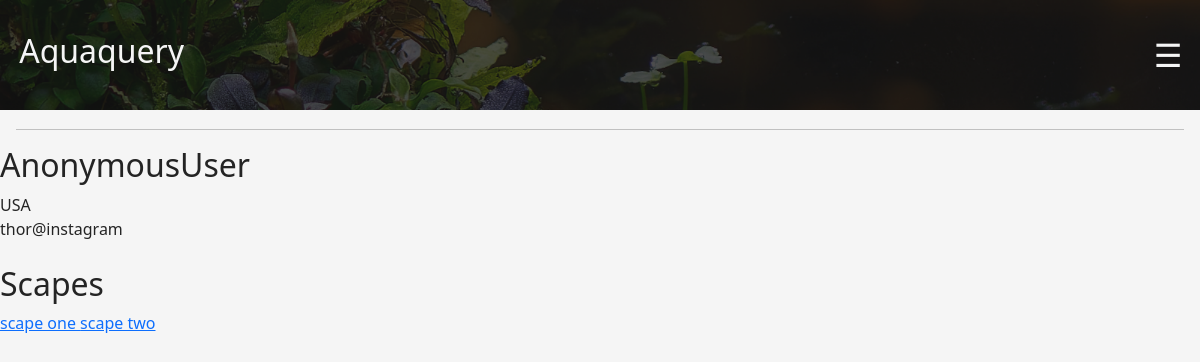
Page /catalog/user/1 on the earlier database version.
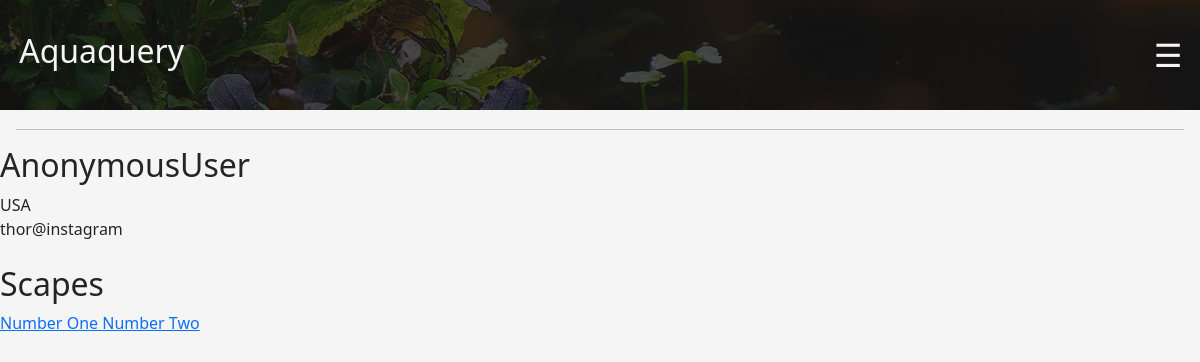
Same page on the later database version.
### catalog/models.py (models this page shows, shortened)
class Scape(models.Model):
    scape_name = models.CharField(max_length=100)
    owner = models.ForeignKey(Profile, on_delete=models.CASCADE, related_name = "owner_name")
    size = models.ForeignKey(TankSize, on_delete=models.CASCADE)
    volume = models.ForeignKey(TankVolume, on_delete=models.CASCADE)
    filtration = models.ForeignKey(TankFilter, on_delete=models.CASCADE)
    lighting = models.ForeignKey(TankLight, on_delete=models.CASCADE)
    co2 = models.ForeignKey(TankCo2, on_delete=models.CASCADE)
    soil = models.ForeignKey(TankSoil, on_delete=models.CASCADE)
    hardscape = models.ManyToManyField(TankHardscape, blank = True)
    fish = models.ManyToManyField(Fish, blank = True)
    invertebrate = models.ManyToManyField(Invertebrate, blank = True)
    plants = models.ManyToManyField(Plant, blank = True)

### catalog/views.py (the view)
# urls.py: path('catalog/user/<int:pk>', user_scapesView,  name="user_view"),
def user_scapesView(request, pk):
    profile = Profile.objects.get(id=pk)
    scape = Scape.objects.filter(owner = pk)
    context = {
        'scape' : scape,
        'profile' : profile,
    }
    return render(request, 'user_page.html', context)

### catalog/templates/user_page.html (shortened to what this page needs)
{% extends 'base_generic.html' %}
{% load crispy_forms_tags %}
    {% block content %}
        <h1>{{ request.user }}</h1>
        <div> {{profile.country}}</div>
        <div> {{profile.instagram}}@instagram</div>
        <br>
        <div>
            <h2>Scapes</h2>
            {% for i in scape.all %}
                <a href=" {% url 'scape_view' i.id %} "> {{i.scape_name}} </a>
            {% endfor %}
        </div>
    {% endblock %}

Differences in the rows shown:
changed Scape: scape_name "scape one" → "Number One"
changed Scape: scape_name "scape two" → "Number Two"
